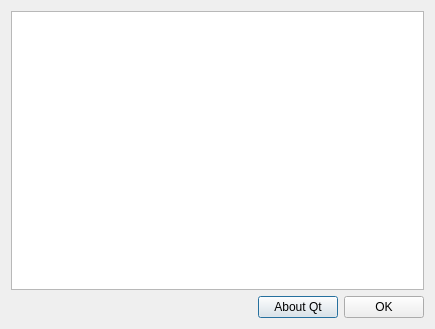
<?xml version="1.0" encoding="UTF-8"?>
<ui version="4.0">
 <class>AboutDialog</class>
 <widget class="QDialog" name="AboutDialog">
  <property name="geometry">
   <rect>
    <x>0</x>
    <y>0</y>
    <width>435</width>
    <height>329</height>
   </rect>
  </property>
  <property name="windowTitle">
   <string>About</string>
  </property>
  <property name="windowIcon">
   <iconset resource="resources/resources.qrc">
    <normaloff>:/img/mkelogo</normaloff>:/img/mkelogo</iconset>
  </property>
  <layout class="QVBoxLayout" name="verticalLayout_2">
   <item>
    <layout class="QVBoxLayout" name="verticalLayout">
     <item>
      <widget class="QTextEdit" name="html_label">
       <property name="textInteractionFlags">
        <set>Qt::LinksAccessibleByKeyboard|Qt::LinksAccessibleByMouse|Qt::TextBrowserInteraction|Qt::TextSelectableByKeyboard|Qt::TextSelectableByMouse</set>
       </property>
      </widget>
     </item>
     <item>
      <layout class="QHBoxLayout" name="horizontalLayout_2">
       <item>
        <spacer name="horizontalSpacer">
         <property name="orientation">
          <enum>Qt::Horizontal</enum>
         </property>
         <property name="sizeHint" stdset="0">
          <size>
           <width>40</width>
           <height>20</height>
          </size>
         </property>
        </spacer>
       </item>
       <item>
        <widget class="QPushButton" name="about_button">
         <property name="text">
          <string>About Qt</string>
         </property>
        </widget>
       </item>
       <item>
        <widget class="QPushButton" name="ok_button">
         <property name="text">
          <string>OK</string>
         </property>
        </widget>
       </item>
      </layout>
     </item>
    </layout>
   </item>
  </layout>
 </widget>
 <resources>
  <include location="resources/resources.qrc"/>
 </resources>
 <connections>
  <connection>
   <sender>ok_button</sender>
   <signal>clicked()</signal>
   <receiver>AboutDialog</receiver>
   <slot>accept()</slot>
   <hints>
    <hint type="sourcelabel">
     <x>859</x>
     <y>641</y>
    </hint>
    <hint type="destinationlabel">
     <x>572</x>
     <y>644</y>
    </hint>
   </hints>
  </connection>
  <connection>
   <sender>about_button</sender>
   <signal>clicked()</signal>
   <receiver>AboutDialog</receiver>
   <slot>aboutQt()</slot>
   <hints>
    <hint type="sourcelabel">
     <x>724</x>
     <y>635</y>
    </hint>
    <hint type="destinationlabel">
     <x>233</x>
     <y>665</y>
    </hint>
   </hints>
  </connection>
 </connections>
 <slots>
  <slot>aboutQt()</slot>
 </slots>
</ui>
